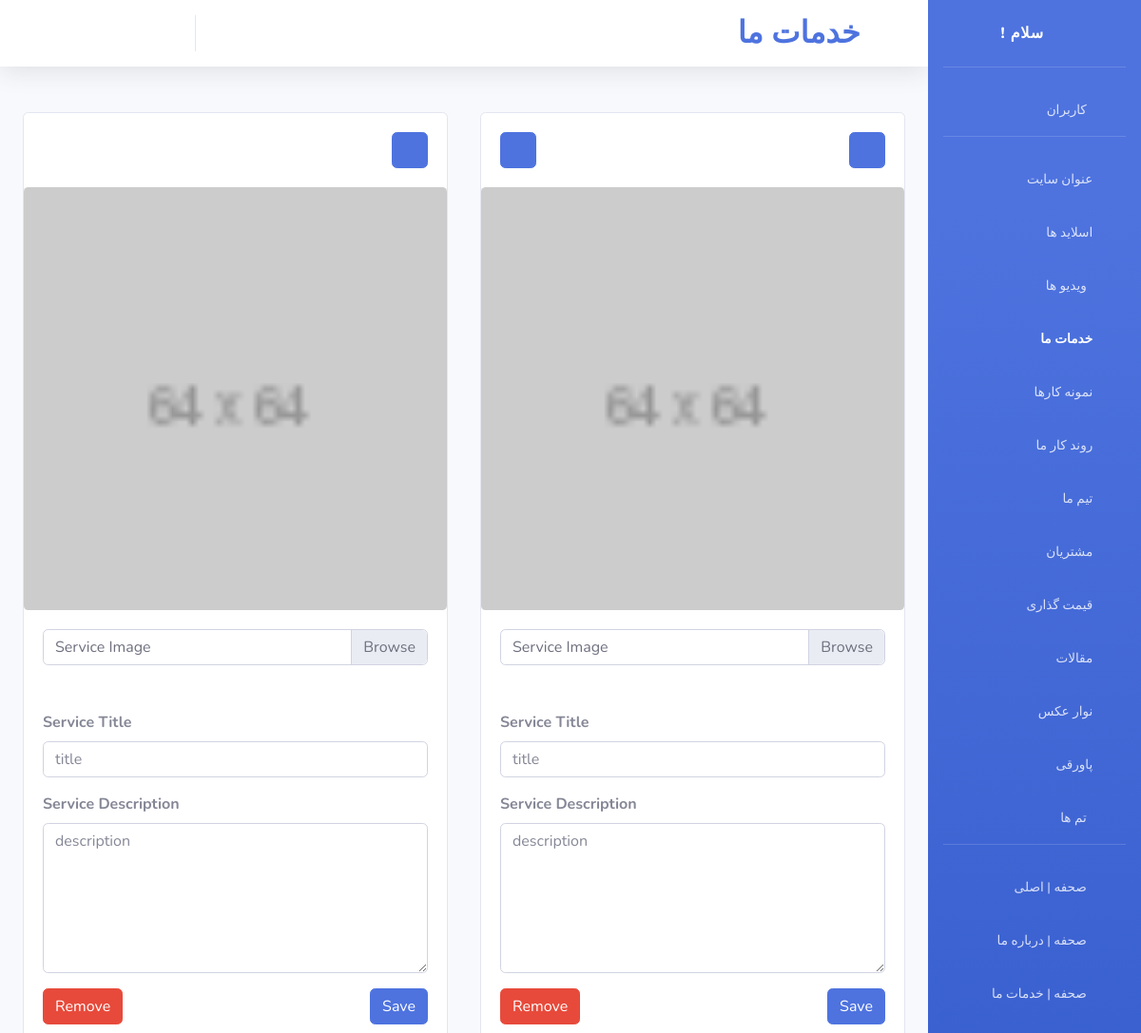
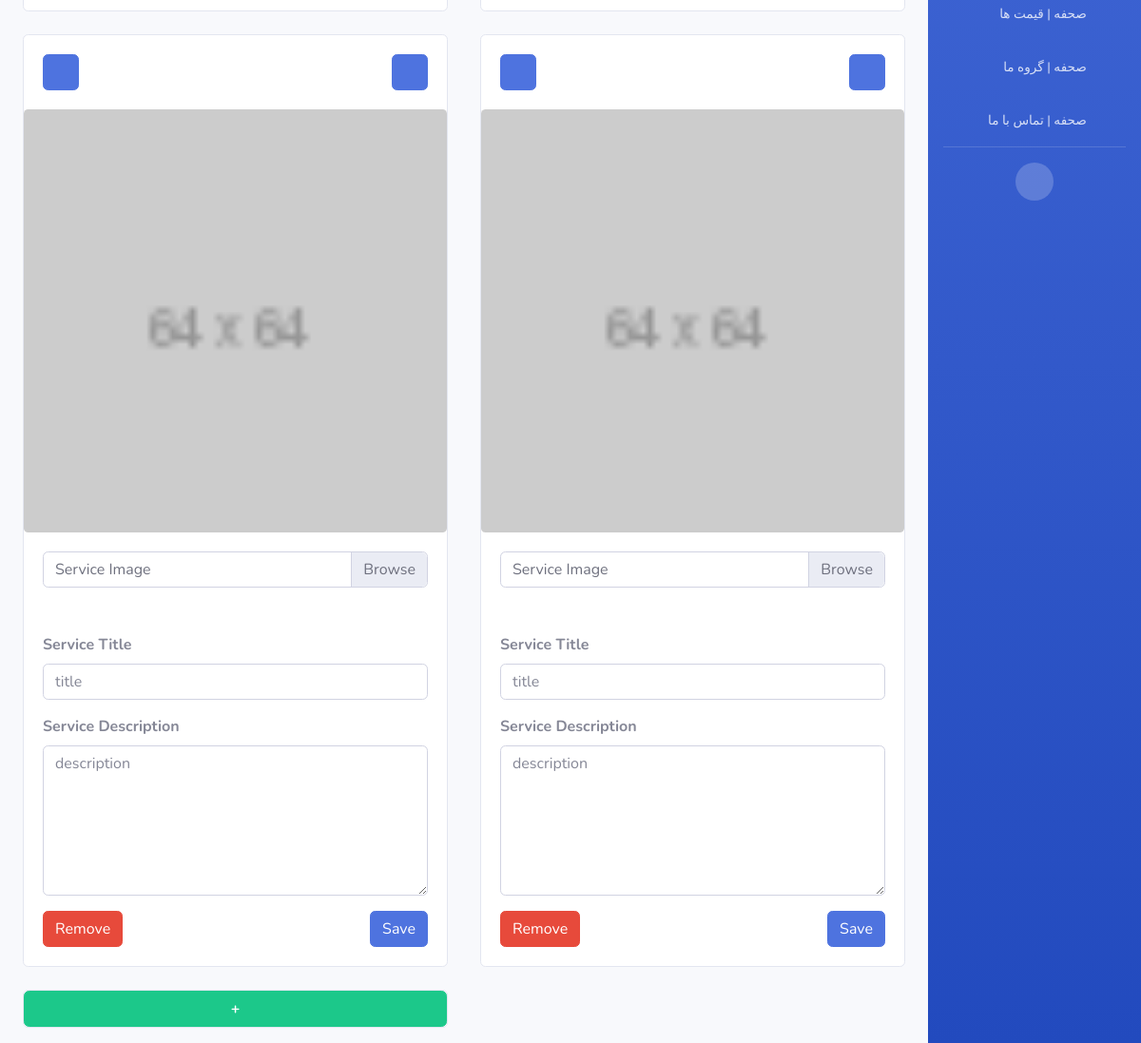
Page /control_panel/site/our-services/ (signed in) on the committed database (2 pictures, top to bottom).
### control_panel/models.py (models this page shows)
class services(models.Model):
	img=models.ImageField(upload_to='services/img/',
						  default='services/img/default/default.png'
						  ,blank=True)
	title=models.CharField(max_length=191)
	description=models.TextField()
	objects=servicesManager()

### control_panel/views.py (the view, shortened to what this page needs)
# urls.py: path('site/our-services/',views.our_services_,
def our_services_(request):
	if not request.user.is_staff:
		return redirect('/')
	messages=list()
	return render(request,'control_panel/our-services.html',
				  {
					  'messages':messages,
					  'services':services.objects.all(),
					  'page_name':'our services'
					  })

### templates/control_panel/our-services.html (shortened to what this page needs)
{% load static %}
<!DOCTYPE html>
<html lang="en">
<head>
	<link href="{% static 'cpanel/vendor/fontawesome-free/css/all.min.css' %}" rel="stylesheet" type="text/css">
	<link href="{% static 'cpanel/css/sb-admin-2.min.css' %}" rel="stylesheet">
</head>
<body id="page-top">
<div id="wrapper">
	<div id="content-wrapper" class="d-flex flex-column">
		<div id="content">
			<nav class="navbar navbar-expand navbar-light bg-white topbar mb-4 static-top shadow">
				<ul class="navbar-nav ml-auto">
					<li class="nav-item d-none d-sm-block dropdown no-arrow mx-1">
						<a class="nav-link dropdown-toggle" data-toggle="modal" data-target="#logoutModal" href="">
							<i class="fas fa-sign-out-alt fa-sm fa-fw mr-2 text-gray-400"></i>
						</a>
					</li>
					<li class="nav-item d-none d-sm-block dropdown no-arrow mx-1">
						<a class="nav-link dropdown-toggle" href="#">
							<i class="fas fa-envelope fa-sm fa-fw mr-2 text-gray-400"></i>
						</a>
					</li>
					<li class="float-left nav-item d-none d-sm-block dropdown no-arrow mx-1">
						<a class="nav-link dropdown-toggle" href="/control_panel/auth/users/{{ user.id }}/change/">
							<i class="fas fa-user-tie fa-sm fa-fw mr-2 text-gray-400"></i>
						</a>
					</li>
					<li class="nav-item dropdown no-arrow mx-1">
						<a class="nav-link dropdown-toggle" href="/">
							<i class="fas fa-eye fa-sm fa-fw mr-2 text-gray-400"></i>
						</a>
					</li>
				</ul>
				<h2 class="m-0 mr-2 d-none d-sm-block font-weight-bold text-primary">خدمات ما</h2>
				<h1 class="fas d-none d-sm-block fa-wrench mr-3 font-weight-bold text-primary"></h1>
			</nav>
			<div class="container-fluid">
				<div class="card-deck mb-3">
					<div class="form-row">
						{% for service in services %}
							<div class="mt-4 col-lg-6 col-lg-6">
								<div class="card card-deck">
									<div class="card-body d-none d-lg-block">
										<form method="POST">
											{% if forloop.counter != work_process|length %}
												<button style="float: right;" class="btn btn-primary"
														value="{{ service.id }}" type="submit"
														name="m-d"><a class="fa fa-angle-right"></a>
												</button>
											{% endif %}
											{% if forloop.counter != 1 %}
												<button class="btn btn-primary"
														value="{{ service.id }}" type="submit"
														name="m-u"><a class="fa fa-angle-left"></a>
												</button>
											{% endif %}
										</form>
									</div>
									<img class="card-img" src="{{ service.img.url }}"
										 alt="Card image cap">
									<div class="card-body">
										<form method="POST" enctype="multipart/form-data">
											<div class="input-group mb-5">
												<div class="custom-file">
													<label class="custom-file-label"
														   for="inputGroupFile01">Service Image</label>
												</div>
											</div>
											<div class="form-row">
												<div class="col">
													<div class="form-group"><label><strong>Service
																						   Title</strong></label><input
															class="form-control" type="text"
															placeholder="{{ service.title }}"
															name="service-title">
													</div>
													<div class="form-group"><label><strong>Service
																						   Description</strong></label><textarea
															class="form-control" rows="6"
															placeholder="{{ service.description }}"
															name="service-description"></textarea></div>
												</div>
											</div>
											<button style="float: right;" class="btn btn-primary"
													value="{{ service.id }}" type="submit"
													name="save">Save
											</button>
											<button class="btn btn-danger"
													value="{{ service.id }}" type="submit"
													name="remove-service">Remove
											</button>
										</form>
									</div>
								</div>
							</div>
						{% endfor %}
						<div class="mt-4 col-lg-6 col-lg-6">
							<div class="card">
								<form method="POST">
									<button type="submit" style="width:100%; height:100%"
											class="btn btn-success"
											name="Add-new-service"><strong>+</strong>
									</button>
								</form>
							</div>
						</div>
					</div>
				</div>
			</div>
		</div>
	</div>
	<ul class="navbar-nav bg-gradient-primary sidebar sidebar-dark accordion" id="accordionSidebar">
		<a class="sidebar-brand d-flex align-items-center justify-content-center" href="/control_panel/">
			<div class="sidebar-brand-text mx-3">! سلام<sup></sup></div>
			<div class="sidebar-brand-icon rotate-n-15">
				<i class="fas fa-laugh-wink"></i>
			</div>
		</a>
		<hr class="sidebar-divider">
		<li class="nav-item">
			<a class="nav-link" href="/control_panel/auth/users/">
				<span class="collapse collapsing">کاربران</span>
				<i class="fas fa-fw fa-user-cog"></i>
			</a>
		</li>
		<hr class="sidebar-divider">
		<li class="nav-item">
			<a class="nav-link" href="/control_panel/site/site-title/">
				<span class="collapse collapsing">عنوان سایت</span>
				<i class="fa fa-window-maximize"></i>
			</a>
		</li>
		<li class="nav-item">
			<a class="nav-link" href="/control_panel/site/slideshow/">
				<span class="collapse collapsing">اسلاید ها</span>
				<i class="fa fa-object-ungroup"></i>
			</a>
		</li>
		<li class="nav-item">
			<a class="nav-link" href="/control_panel/site/video/">
				<span class="collapse collapsing">ویدیو ها</span>
				<i class="fas fa-fw fa-film"></i>
			</a>
		</li>
		<li class="nav-item active">
			<a class="nav-link" href="">
				<span class="collapse collapsing">خدمات ما</span>
				<i class="fa fa-wrench"></i>
			</a>
		</li>
		<li class="nav-item">
			<a class="nav-link" href="/control_panel/site/work-samples/">
				<span class="collapse collapsing">نمونه کارها</span>
				<i class="fa fa-laptop-code"></i>
			</a>
		</li>
		<li class="nav-item">
			<a class="nav-link" href="/control_panel/site/work-process/">
				<span class="collapse collapsing">روند کار ما</span>
				<i class="fa fa-check-double"></i>
			</a>
		</li>
		<li class="nav-item">
			<a class="nav-link" href="/control_panel/site/our-team/">
				<span class="collapse collapsing">تیم ما</span>
				<i class="fa fa-users"></i>
			</a>
		</li>
		<li class="nav-item">
			<a class="nav-link" href="/control_panel/site/our-customers/">
				<span class="collapse collapsing">مشتریان</span>
				<i class="fa fa-user-tag"></i>
			</a>
		</li>
		<li class="nav-item">
			<a class="nav-link" href="/control_panel/site/our-pricing/">
				<span class="collapse collapsing">قیمت گذاری</span>
				<i class="fa fa-dollar-sign"></i>
			</a>
		</li>
		<li class="nav-item">
			<a class="nav-link" href="/control_panel/site/our-news/">
				<span class="collapse collapsing">مقالات</span>
				<i class="fa fa-newspaper"></i>
			</a>
		</li>
		<li class="nav-item">
			<a class="nav-link" href="/control_panel/site/img-array/">
				<span class="collapse collapsing">نوار عکس</span>
				<i class="fas fa-image"></i>
			</a>
		</li>
		<li class="nav-item">
			<a class="nav-link" href="/control_panel/site/footer/">
				<span class="collapse collapsing">پاورقی</span>
				<i class="fas fa-digital-tachograph"></i>
			</a>
		</li>
		<li class="nav-item">
			<a class="nav-link" href="/control_panel/site/themes/">
				<span class="collapse collapsing">تم ها</span>
				<i class="fas fa-fw fa-brush"></i>
			</a>
		</li>
		<hr class="sidebar-divider">
		<li class="nav-item">
			<a class="nav-link" href="/control_panel/page_edit/index/">
				<span class="collapse collapsing">صحفه | اصلی</span>
				<i class="fas fa-fw fa-square"></i>
			</a>
		</li>
		<li class="nav-item">
			<a class="nav-link" href="/control_panel/page_edit/about_us/">
				<span class="collapse collapsing">صحفه | درباره ما</span>
				<i class="fas fa-fw fa-square"></i>
			</a>
		</li>
		<li class="nav-item">
			<a class="nav-link" href="/control_panel/page_edit/our_services/">
				<span class="collapse collapsing">صحفه | خدمات ما</span>
				<i class="fas fa-fw fa-square"></i>
			</a>
		</li>
		<li class="nav-item">
			<a class="nav-link" href="/control_panel/page_edit/our_pricing/">
				<span class="collapse collapsing">صحفه | قیمت ها</span>
				<i class="fas fa-fw fa-square"></i>
			</a>
		</li>
		<li class="nav-item">
			<a class="nav-link" href="/control_panel/page_edit/our_team/">
				<span class="collapse collapsing">صحفه | گروه ما</span>
				<i class="fas fa-fw fa-square"></i>
			</a>
		</li>
		<li class="nav-item">
			<a class="nav-link" href="/control_panel/page_edit/contact_us/">
				<span class="collapse collapsing">صحفه | تماس با ما</span>
				<i class="fas fa-fw fa-square"></i>
			</a>
		</li>
		<hr class="sidebar-divider d-none d-md-block">
		<div class="text-center d-none d-md-inline">
			<button class="rounded-circle border-0" id="sidebarToggle"></button>
		</div>
	</ul>
</div>
</body>
</html>

### rows in the picture
services: {{ service.id }} 1 (drawn), img (placeholder picture), service-title "title", service-description "description"
services: {{ service.id }} 2 (drawn), img (placeholder picture), service-title "title", service-description "description"
services: {{ service.id }} 3 (drawn), img (placeholder picture), service-title "title", service-description "description"
services: {{ service.id }} 4 (drawn), img (placeholder picture), service-title "title", service-description "description"
